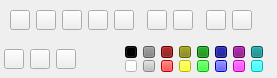
<?xml version="1.0" encoding="UTF-8"?>
<ui version="4.0">
 <class>ToolWidget</class>
 <widget class="QWidget" name="ToolWidget">
  <property name="geometry">
   <rect>
    <x>0</x>
    <y>0</y>
    <width>277</width>
    <height>78</height>
   </rect>
  </property>
  <property name="sizePolicy">
   <sizepolicy hsizetype="Expanding" vsizetype="Expanding">
    <horstretch>0</horstretch>
    <verstretch>0</verstretch>
   </sizepolicy>
  </property>
  <property name="windowTitle">
   <string>Form</string>
  </property>
  <layout class="QVBoxLayout" name="verticalLayout">
   <property name="leftMargin">
    <number>0</number>
   </property>
   <property name="topMargin">
    <number>0</number>
   </property>
   <property name="rightMargin">
    <number>0</number>
   </property>
   <property name="bottomMargin">
    <number>0</number>
   </property>
   <item>
    <widget class="QWidget" name="btnwidget" native="true">
     <property name="sizePolicy">
      <sizepolicy hsizetype="Preferred" vsizetype="Preferred">
       <horstretch>0</horstretch>
       <verstretch>0</verstretch>
      </sizepolicy>
     </property>
     <property name="styleSheet">
      <string notr="true"/>
     </property>
     <layout class="QHBoxLayout" name="horizontalLayout_2">
      <property name="leftMargin">
       <number>6</number>
      </property>
      <property name="topMargin">
       <number>6</number>
      </property>
      <property name="rightMargin">
       <number>6</number>
      </property>
      <property name="bottomMargin">
       <number>0</number>
      </property>
      <item>
       <widget class="QWidget" name="shotbtnwidget" native="true">
        <property name="styleSheet">
         <string notr="true"/>
        </property>
        <layout class="QHBoxLayout" name="horizontalLayout_6">
         <property name="leftMargin">
          <number>4</number>
         </property>
         <property name="topMargin">
          <number>4</number>
         </property>
         <property name="rightMargin">
          <number>4</number>
         </property>
         <property name="bottomMargin">
          <number>4</number>
         </property>
         <item>
          <widget class="QPushButton" name="rectangleBtn">
           <property name="sizePolicy">
            <sizepolicy hsizetype="Fixed" vsizetype="Fixed">
             <horstretch>0</horstretch>
             <verstretch>0</verstretch>
            </sizepolicy>
           </property>
           <property name="minimumSize">
            <size>
             <width>20</width>
             <height>20</height>
            </size>
           </property>
           <property name="maximumSize">
            <size>
             <width>20</width>
             <height>20</height>
            </size>
           </property>
           <property name="toolTip">
            <string>矩形工具</string>
           </property>
           <property name="styleSheet">
            <string notr="true"/>
           </property>
           <property name="text">
            <string/>
           </property>
           <property name="checkable">
            <bool>true</bool>
           </property>
          </widget>
         </item>
         <item>
          <widget class="QPushButton" name="ellipseBtn">
           <property name="sizePolicy">
            <sizepolicy hsizetype="Fixed" vsizetype="Fixed">
             <horstretch>0</horstretch>
             <verstretch>0</verstretch>
            </sizepolicy>
           </property>
           <property name="minimumSize">
            <size>
             <width>20</width>
             <height>20</height>
            </size>
           </property>
           <property name="maximumSize">
            <size>
             <width>20</width>
             <height>20</height>
            </size>
           </property>
           <property name="toolTip">
            <string>椭圆工具</string>
           </property>
           <property name="styleSheet">
            <string notr="true"/>
           </property>
           <property name="text">
            <string/>
           </property>
           <property name="checkable">
            <bool>true</bool>
           </property>
          </widget>
         </item>
         <item>
          <widget class="QPushButton" name="arrowBtn">
           <property name="sizePolicy">
            <sizepolicy hsizetype="Fixed" vsizetype="Fixed">
             <horstretch>0</horstretch>
             <verstretch>0</verstretch>
            </sizepolicy>
           </property>
           <property name="minimumSize">
            <size>
             <width>20</width>
             <height>20</height>
            </size>
           </property>
           <property name="maximumSize">
            <size>
             <width>20</width>
             <height>20</height>
            </size>
           </property>
           <property name="toolTip">
            <string>箭头工具</string>
           </property>
           <property name="styleSheet">
            <string notr="true"/>
           </property>
           <property name="text">
            <string/>
           </property>
           <property name="checkable">
            <bool>true</bool>
           </property>
          </widget>
         </item>
         <item>
          <widget class="QPushButton" name="paintBtn">
           <property name="minimumSize">
            <size>
             <width>20</width>
             <height>20</height>
            </size>
           </property>
           <property name="maximumSize">
            <size>
             <width>20</width>
             <height>20</height>
            </size>
           </property>
           <property name="toolTip">
            <string>画刷工具</string>
           </property>
           <property name="styleSheet">
            <string notr="true"/>
           </property>
           <property name="text">
            <string/>
           </property>
           <property name="checkable">
            <bool>true</bool>
           </property>
          </widget>
         </item>
         <item>
          <widget class="QPushButton" name="texteditbtn">
           <property name="sizePolicy">
            <sizepolicy hsizetype="Fixed" vsizetype="Fixed">
             <horstretch>0</horstretch>
             <verstretch>0</verstretch>
            </sizepolicy>
           </property>
           <property name="minimumSize">
            <size>
             <width>20</width>
             <height>20</height>
            </size>
           </property>
           <property name="maximumSize">
            <size>
             <width>20</width>
             <height>20</height>
            </size>
           </property>
           <property name="toolTip">
            <string>文字工具</string>
           </property>
           <property name="styleSheet">
            <string notr="true"/>
           </property>
           <property name="text">
            <string/>
           </property>
           <property name="checkable">
            <bool>true</bool>
           </property>
          </widget>
         </item>
         <item>
          <widget class="QLabel" name="label">
           <property name="sizePolicy">
            <sizepolicy hsizetype="Fixed" vsizetype="Preferred">
             <horstretch>0</horstretch>
             <verstretch>0</verstretch>
            </sizepolicy>
           </property>
           <property name="minimumSize">
            <size>
             <width>1</width>
             <height>20</height>
            </size>
           </property>
           <property name="maximumSize">
            <size>
             <width>1</width>
             <height>20</height>
            </size>
           </property>
           <property name="styleSheet">
            <string notr="true">background-image: url(:/snapshotimages/separator.png);</string>
           </property>
           <property name="text">
            <string/>
           </property>
          </widget>
         </item>
         <item>
          <widget class="QPushButton" name="cancelBtn">
           <property name="sizePolicy">
            <sizepolicy hsizetype="Fixed" vsizetype="Fixed">
             <horstretch>0</horstretch>
             <verstretch>0</verstretch>
            </sizepolicy>
           </property>
           <property name="minimumSize">
            <size>
             <width>20</width>
             <height>20</height>
            </size>
           </property>
           <property name="maximumSize">
            <size>
             <width>20</width>
             <height>20</height>
            </size>
           </property>
           <property name="toolTip">
            <string>撤销编辑 Ctrl+Z</string>
           </property>
           <property name="text">
            <string/>
           </property>
          </widget>
         </item>
         <item>
          <widget class="QPushButton" name="saveButton">
           <property name="sizePolicy">
            <sizepolicy hsizetype="Fixed" vsizetype="Fixed">
             <horstretch>0</horstretch>
             <verstretch>0</verstretch>
            </sizepolicy>
           </property>
           <property name="minimumSize">
            <size>
             <width>20</width>
             <height>20</height>
            </size>
           </property>
           <property name="maximumSize">
            <size>
             <width>20</width>
             <height>20</height>
            </size>
           </property>
           <property name="cursor">
            <cursorShape>PointingHandCursor</cursorShape>
           </property>
           <property name="toolTip">
            <string>保存 Ctrl+S</string>
           </property>
           <property name="styleSheet">
            <string notr="true"/>
           </property>
           <property name="text">
            <string/>
           </property>
           <property name="iconSize">
            <size>
             <width>30</width>
             <height>30</height>
            </size>
           </property>
           <property name="checkable">
            <bool>true</bool>
           </property>
          </widget>
         </item>
         <item>
          <widget class="QLabel" name="label_2">
           <property name="sizePolicy">
            <sizepolicy hsizetype="Fixed" vsizetype="Preferred">
             <horstretch>0</horstretch>
             <verstretch>0</verstretch>
            </sizepolicy>
           </property>
           <property name="minimumSize">
            <size>
             <width>1</width>
             <height>0</height>
            </size>
           </property>
           <property name="maximumSize">
            <size>
             <width>1</width>
             <height>16777215</height>
            </size>
           </property>
           <property name="styleSheet">
            <string notr="true">background-image: url(:/snapshotimages/separator.png);</string>
           </property>
           <property name="text">
            <string/>
           </property>
          </widget>
         </item>
         <item>
          <widget class="QPushButton" name="closeButton">
           <property name="sizePolicy">
            <sizepolicy hsizetype="Fixed" vsizetype="Fixed">
             <horstretch>0</horstretch>
             <verstretch>0</verstretch>
            </sizepolicy>
           </property>
           <property name="minimumSize">
            <size>
             <width>20</width>
             <height>20</height>
            </size>
           </property>
           <property name="maximumSize">
            <size>
             <width>20</width>
             <height>20</height>
            </size>
           </property>
           <property name="cursor">
            <cursorShape>PointingHandCursor</cursorShape>
           </property>
           <property name="toolTip">
            <string>退出截图 Esc</string>
           </property>
           <property name="styleSheet">
            <string notr="true"/>
           </property>
           <property name="text">
            <string/>
           </property>
           <property name="iconSize">
            <size>
             <width>17</width>
             <height>17</height>
            </size>
           </property>
           <property name="checkable">
            <bool>true</bool>
           </property>
          </widget>
         </item>
         <item>
          <widget class="QPushButton" name="okButton">
           <property name="sizePolicy">
            <sizepolicy hsizetype="Fixed" vsizetype="Fixed">
             <horstretch>0</horstretch>
             <verstretch>0</verstretch>
            </sizepolicy>
           </property>
           <property name="minimumSize">
            <size>
             <width>20</width>
             <height>20</height>
            </size>
           </property>
           <property name="maximumSize">
            <size>
             <width>20</width>
             <height>20</height>
            </size>
           </property>
           <property name="cursor">
            <cursorShape>PointingHandCursor</cursorShape>
           </property>
           <property name="toolTip">
            <string>完成截图</string>
           </property>
           <property name="styleSheet">
            <string notr="true"/>
           </property>
           <property name="text">
            <string/>
           </property>
           <property name="checkable">
            <bool>true</bool>
           </property>
          </widget>
         </item>
        </layout>
       </widget>
      </item>
      <item>
       <spacer name="horizontalSpacer">
        <property name="orientation">
         <enum>Qt::Horizontal</enum>
        </property>
        <property name="sizeHint" stdset="0">
         <size>
          <width>40</width>
          <height>20</height>
         </size>
        </property>
       </spacer>
      </item>
     </layout>
    </widget>
   </item>
   <item>
    <widget class="QWidget" name="settingwidget" native="true">
     <property name="sizePolicy">
      <sizepolicy hsizetype="Preferred" vsizetype="Preferred">
       <horstretch>0</horstretch>
       <verstretch>0</verstretch>
      </sizepolicy>
     </property>
     <property name="styleSheet">
      <string notr="true"/>
     </property>
     <layout class="QHBoxLayout" name="horizontalLayout">
      <property name="leftMargin">
       <number>0</number>
      </property>
      <property name="topMargin">
       <number>0</number>
      </property>
      <property name="rightMargin">
       <number>0</number>
      </property>
      <property name="bottomMargin">
       <number>0</number>
      </property>
      <item>
       <widget class="QWidget" name="settingbtmwidget" native="true">
        <property name="styleSheet">
         <string notr="true"/>
        </property>
        <layout class="QHBoxLayout" name="horizontalLayout_5">
         <property name="leftMargin">
          <number>4</number>
         </property>
         <property name="topMargin">
          <number>4</number>
         </property>
         <property name="rightMargin">
          <number>4</number>
         </property>
         <property name="bottomMargin">
          <number>4</number>
         </property>
         <item>
          <widget class="QWidget" name="widthsettingwidget" native="true">
           <property name="sizePolicy">
            <sizepolicy hsizetype="Fixed" vsizetype="Fixed">
             <horstretch>0</horstretch>
             <verstretch>0</verstretch>
            </sizepolicy>
           </property>
           <layout class="QHBoxLayout" name="horizontalLayout_3">
            <property name="leftMargin">
             <number>0</number>
            </property>
            <property name="topMargin">
             <number>0</number>
            </property>
            <property name="rightMargin">
             <number>0</number>
            </property>
            <property name="bottomMargin">
             <number>0</number>
            </property>
            <item>
             <widget class="QPushButton" name="swidthBtn">
              <property name="sizePolicy">
               <sizepolicy hsizetype="Fixed" vsizetype="Fixed">
                <horstretch>0</horstretch>
                <verstretch>0</verstretch>
               </sizepolicy>
              </property>
              <property name="minimumSize">
               <size>
                <width>20</width>
                <height>20</height>
               </size>
              </property>
              <property name="maximumSize">
               <size>
                <width>20</width>
                <height>20</height>
               </size>
              </property>
              <property name="styleSheet">
               <string notr="true"/>
              </property>
              <property name="text">
               <string/>
              </property>
              <property name="checkable">
               <bool>true</bool>
              </property>
             </widget>
            </item>
            <item>
             <widget class="QPushButton" name="mwidthBtn">
              <property name="sizePolicy">
               <sizepolicy hsizetype="Fixed" vsizetype="Fixed">
                <horstretch>0</horstretch>
                <verstretch>0</verstretch>
               </sizepolicy>
              </property>
              <property name="minimumSize">
               <size>
                <width>20</width>
                <height>20</height>
               </size>
              </property>
              <property name="maximumSize">
               <size>
                <width>20</width>
                <height>20</height>
               </size>
              </property>
              <property name="styleSheet">
               <string notr="true"/>
              </property>
              <property name="text">
               <string/>
              </property>
              <property name="checkable">
               <bool>true</bool>
              </property>
             </widget>
            </item>
            <item>
             <widget class="QPushButton" name="bwidthBtn">
              <property name="sizePolicy">
               <sizepolicy hsizetype="Fixed" vsizetype="Fixed">
                <horstretch>0</horstretch>
                <verstretch>0</verstretch>
               </sizepolicy>
              </property>
              <property name="minimumSize">
               <size>
                <width>20</width>
                <height>20</height>
               </size>
              </property>
              <property name="maximumSize">
               <size>
                <width>20</width>
                <height>20</height>
               </size>
              </property>
              <property name="styleSheet">
               <string notr="true"/>
              </property>
              <property name="text">
               <string/>
              </property>
              <property name="checkable">
               <bool>true</bool>
              </property>
             </widget>
            </item>
           </layout>
          </widget>
         </item>
         <item>
          <widget class="QWidget" name="colorsettingwidget" native="true">
           <layout class="QHBoxLayout" name="horizontalLayout_4">
            <property name="spacing">
             <number>6</number>
            </property>
            <property name="leftMargin">
             <number>0</number>
            </property>
            <property name="topMargin">
             <number>0</number>
            </property>
            <property name="rightMargin">
             <number>0</number>
            </property>
            <property name="bottomMargin">
             <number>0</number>
            </property>
            <item>
             <widget class="QLabel" name="label_3">
              <property name="sizePolicy">
               <sizepolicy hsizetype="Fixed" vsizetype="Fixed">
                <horstretch>0</horstretch>
                <verstretch>0</verstretch>
               </sizepolicy>
              </property>
              <property name="minimumSize">
               <size>
                <width>1</width>
                <height>0</height>
               </size>
              </property>
              <property name="maximumSize">
               <size>
                <width>1</width>
                <height>16777215</height>
               </size>
              </property>
              <property name="styleSheet">
               <string notr="true">background-image: url(:/snapshotimages/separator.png);</string>
              </property>
              <property name="text">
               <string/>
              </property>
             </widget>
            </item>
            <item>
             <widget class="QLabel" name="selectcolorlabel">
              <property name="sizePolicy">
               <sizepolicy hsizetype="Fixed" vsizetype="Fixed">
                <horstretch>0</horstretch>
                <verstretch>0</verstretch>
               </sizepolicy>
              </property>
              <property name="minimumSize">
               <size>
                <width>30</width>
                <height>30</height>
               </size>
              </property>
              <property name="maximumSize">
               <size>
                <width>30</width>
                <height>30</height>
               </size>
              </property>
              <property name="text">
               <string/>
              </property>
             </widget>
            </item>
            <item>
             <widget class="QWidget" name="widget" native="true">
              <layout class="QGridLayout" name="gridLayout" rowstretch="0,0,0" columnstretch="0,0,0,0,0,0,0,0,0">
               <property name="leftMargin">
                <number>0</number>
               </property>
               <property name="topMargin">
                <number>0</number>
               </property>
               <property name="rightMargin">
                <number>0</number>
               </property>
               <property name="bottomMargin">
                <number>0</number>
               </property>
               <property name="horizontalSpacing">
                <number>6</number>
               </property>
               <property name="verticalSpacing">
                <number>0</number>
               </property>
               <item row="2" column="0">
                <widget class="QPushButton" name="whitebtn">
                 <property name="sizePolicy">
                  <sizepolicy hsizetype="Fixed" vsizetype="Fixed">
                   <horstretch>0</horstretch>
                   <verstretch>0</verstretch>
                  </sizepolicy>
                 </property>
                 <property name="minimumSize">
                  <size>
                   <width>12</width>
                   <height>12</height>
                  </size>
                 </property>
                 <property name="maximumSize">
                  <size>
                   <width>12</width>
                   <height>12</height>
                  </size>
                 </property>
                 <property name="styleSheet">
                  <string notr="true">background-color: rgb(255, 255, 255);</string>
                 </property>
                 <property name="text">
                  <string/>
                 </property>
                </widget>
               </item>
               <item row="2" column="1">
                <widget class="QPushButton" name="graybtn">
                 <property name="sizePolicy">
                  <sizepolicy hsizetype="Fixed" vsizetype="Fixed">
                   <horstretch>0</horstretch>
                   <verstretch>0</verstretch>
                  </sizepolicy>
                 </property>
                 <property name="minimumSize">
                  <size>
                   <width>12</width>
                   <height>12</height>
                  </size>
                 </property>
                 <property name="maximumSize">
                  <size>
                   <width>12</width>
                   <height>12</height>
                  </size>
                 </property>
                 <property name="styleSheet">
                  <string notr="true">background-color: rgb(192, 192, 192);</string>
                 </property>
                 <property name="text">
                  <string/>
                 </property>
                </widget>
               </item>
               <item row="0" column="2">
                <widget class="QPushButton" name="drakredbtn">
                 <property name="sizePolicy">
                  <sizepolicy hsizetype="Fixed" vsizetype="Fixed">
                   <horstretch>0</horstretch>
                   <verstretch>0</verstretch>
                  </sizepolicy>
                 </property>
                 <property name="minimumSize">
                  <size>
                   <width>12</width>
                   <height>12</height>
                  </size>
                 </property>
                 <property name="maximumSize">
                  <size>
                   <width>12</width>
                   <height>12</height>
                  </size>
                 </property>
                 <property name="styleSheet">
                  <string notr="true">background-color: rgb(128, 0, 0);</string>
                 </property>
                 <property name="text">
                  <string/>
                 </property>
                </widget>
               </item>
               <item row="2" column="2">
                <widget class="QPushButton" name="redbtn">
                 <property name="sizePolicy">
                  <sizepolicy hsizetype="Fixed" vsizetype="Fixed">
                   <horstretch>0</horstretch>
                   <verstretch>0</verstretch>
                  </sizepolicy>
                 </property>
                 <property name="minimumSize">
                  <size>
                   <width>12</width>
                   <height>12</height>
                  </size>
                 </property>
                 <property name="maximumSize">
                  <size>
                   <width>12</width>
                   <height>12</height>
                  </size>
                 </property>
                 <property name="styleSheet">
                  <string notr="true">background-color: rgb(255, 0, 0);</string>
                 </property>
                 <property name="text">
                  <string/>
                 </property>
                </widget>
               </item>
               <item row="0" column="0">
                <widget class="QPushButton" name="blackbtn">
                 <property name="sizePolicy">
                  <sizepolicy hsizetype="Fixed" vsizetype="Fixed">
                   <horstretch>0</horstretch>
                   <verstretch>0</verstretch>
                  </sizepolicy>
                 </property>
                 <property name="minimumSize">
                  <size>
                   <width>12</width>
                   <height>12</height>
                  </size>
                 </property>
                 <property name="maximumSize">
                  <size>
                   <width>12</width>
                   <height>12</height>
                  </size>
                 </property>
                 <property name="styleSheet">
                  <string notr="true">background-color: rgb(0, 0, 0);
color: rgb(0, 0, 0);</string>
                 </property>
                 <property name="text">
                  <string/>
                 </property>
                </widget>
               </item>
               <item row="0" column="1">
                <widget class="QPushButton" name="drakgraybtn">
                 <property name="sizePolicy">
                  <sizepolicy hsizetype="Fixed" vsizetype="Fixed">
                   <horstretch>0</horstretch>
                   <verstretch>0</verstretch>
                  </sizepolicy>
                 </property>
                 <property name="minimumSize">
                  <size>
                   <width>12</width>
                   <height>12</height>
                  </size>
                 </property>
                 <property name="maximumSize">
                  <size>
                   <width>12</width>
                   <height>12</height>
                  </size>
                 </property>
                 <property name="styleSheet">
                  <string notr="true">background-color: rgb(128, 128, 128);</string>
                 </property>
                 <property name="text">
                  <string/>
                 </property>
                </widget>
               </item>
               <item row="0" column="4">
                <widget class="QPushButton" name="drakyellowbtn">
                 <property name="sizePolicy">
                  <sizepolicy hsizetype="Fixed" vsizetype="Fixed">
                   <horstretch>0</horstretch>
                   <verstretch>0</verstretch>
                  </sizepolicy>
                 </property>
                 <property name="minimumSize">
                  <size>
                   <width>12</width>
                   <height>12</height>
                  </size>
                 </property>
                 <property name="maximumSize">
                  <size>
                   <width>12</width>
                   <height>12</height>
                  </size>
                 </property>
                 <property name="styleSheet">
                  <string notr="true">background-color: rgb(128, 128, 0);</string>
                 </property>
                 <property name="text">
                  <string/>
                 </property>
                </widget>
               </item>
               <item row="2" column="4">
                <widget class="QPushButton" name="yellowbtn">
                 <property name="sizePolicy">
                  <sizepolicy hsizetype="Fixed" vsizetype="Fixed">
                   <horstretch>0</horstretch>
                   <verstretch>0</verstretch>
                  </sizepolicy>
                 </property>
                 <property name="minimumSize">
                  <size>
                   <width>12</width>
                   <height>12</height>
                  </size>
                 </property>
                 <property name="maximumSize">
                  <size>
                   <width>12</width>
                   <height>12</height>
                  </size>
                 </property>
                 <property name="styleSheet">
                  <string notr="true">background-color: rgb(255, 255, 0);</string>
                 </property>
                 <property name="text">
                  <string/>
                 </property>
                </widget>
               </item>
               <item row="0" column="5">
                <widget class="QPushButton" name="drakgreenbtn">
                 <property name="sizePolicy">
                  <sizepolicy hsizetype="Fixed" vsizetype="Fixed">
                   <horstretch>0</horstretch>
                   <verstretch>0</verstretch>
                  </sizepolicy>
                 </property>
                 <property name="minimumSize">
                  <size>
                   <width>12</width>
                   <height>12</height>
                  </size>
                 </property>
                 <property name="maximumSize">
                  <size>
                   <width>12</width>
                   <height>12</height>
                  </size>
                 </property>
                 <property name="styleSheet">
                  <string notr="true">background-color: rgb(0, 128, 0);</string>
                 </property>
                 <property name="text">
                  <string/>
                 </property>
                </widget>
               </item>
               <item row="2" column="5">
                <widget class="QPushButton" name="greenbtn">
                 <property name="sizePolicy">
                  <sizepolicy hsizetype="Fixed" vsizetype="Fixed">
                   <horstretch>0</horstretch>
                   <verstretch>0</verstretch>
                  </sizepolicy>
                 </property>
                 <property name="minimumSize">
                  <size>
                   <width>12</width>
                   <height>12</height>
                  </size>
                 </property>
                 <property name="maximumSize">
                  <size>
                   <width>12</width>
                   <height>12</height>
                  </size>
                 </property>
                 <property name="styleSheet">
                  <string notr="true">background-color: rgb(0, 255, 0);</string>
                 </property>
                 <property name="text">
                  <string/>
                 </property>
                </widget>
               </item>
               <item row="0" column="6">
                <widget class="QPushButton" name="drakbluebtn">
                 <property name="sizePolicy">
                  <sizepolicy hsizetype="Fixed" vsizetype="Fixed">
                   <horstretch>0</horstretch>
                   <verstretch>0</verstretch>
                  </sizepolicy>
                 </property>
                 <property name="minimumSize">
                  <size>
                   <width>12</width>
                   <height>12</height>
                  </size>
                 </property>
                 <property name="maximumSize">
                  <size>
                   <width>12</width>
                   <height>12</height>
                  </size>
                 </property>
                 <property name="styleSheet">
                  <string notr="true">background-color: rgb(0, 0, 128);</string>
                 </property>
                 <property name="text">
                  <string/>
                 </property>
                </widget>
               </item>
               <item row="2" column="6">
                <widget class="QPushButton" name="bluebtn">
                 <property name="sizePolicy">
                  <sizepolicy hsizetype="Fixed" vsizetype="Fixed">
                   <horstretch>0</horstretch>
                   <verstretch>0</verstretch>
                  </sizepolicy>
                 </property>
                 <property name="minimumSize">
                  <size>
                   <width>12</width>
                   <height>12</height>
                  </size>
                 </property>
                 <property name="maximumSize">
                  <size>
                   <width>12</width>
                   <height>12</height>
                  </size>
                 </property>
                 <property name="styleSheet">
                  <string notr="true">background-color: rgb(0, 0, 255);</string>
                 </property>
                 <property name="text">
                  <string/>
                 </property>
                </widget>
               </item>
               <item row="0" column="7">
                <widget class="QPushButton" name="drakpinkbtn">
                 <property name="sizePolicy">
                  <sizepolicy hsizetype="Fixed" vsizetype="Fixed">
                   <horstretch>0</horstretch>
                   <verstretch>0</verstretch>
                  </sizepolicy>
                 </property>
                 <property name="minimumSize">
                  <size>
                   <width>12</width>
                   <height>12</height>
                  </size>
                 </property>
                 <property name="maximumSize">
                  <size>
                   <width>12</width>
                   <height>12</height>
                  </size>
                 </property>
                 <property name="styleSheet">
                  <string notr="true">background-color: rgb(128, 0, 128);</string>
                 </property>
                 <property name="text">
                  <string/>
                 </property>
                </widget>
               </item>
               <item row="2" column="7">
                <widget class="QPushButton" name="pinkbtn">
                 <property name="sizePolicy">
                  <sizepolicy hsizetype="Fixed" vsizetype="Fixed">
                   <horstretch>0</horstretch>
                   <verstretch>0</verstretch>
                  </sizepolicy>
                 </property>
                 <property name="minimumSize">
                  <size>
                   <width>12</width>
                   <height>12</height>
                  </size>
                 </property>
                 <property name="maximumSize">
                  <size>
                   <width>12</width>
                   <height>12</height>
                  </size>
                 </property>
                 <property name="styleSheet">
                  <string notr="true">background-color: rgb(255, 0, 255);</string>
                 </property>
                 <property name="text">
                  <string/>
                 </property>
                </widget>
               </item>
               <item row="0" column="8">
                <widget class="QPushButton" name="color1btn">
                 <property name="sizePolicy">
                  <sizepolicy hsizetype="Fixed" vsizetype="Fixed">
                   <horstretch>0</horstretch>
                   <verstretch>0</verstretch>
                  </sizepolicy>
                 </property>
                 <property name="minimumSize">
                  <size>
                   <width>12</width>
                   <height>12</height>
                  </size>
                 </property>
                 <property name="maximumSize">
                  <size>
                   <width>12</width>
                   <height>12</height>
                  </size>
                 </property>
                 <property name="styleSheet">
                  <string notr="true">background-color: rgb(0, 128, 128);</string>
                 </property>
                 <property name="text">
                  <string/>
                 </property>
                </widget>
               </item>
               <item row="2" column="8">
                <widget class="QPushButton" name="color2btn">
                 <property name="sizePolicy">
                  <sizepolicy hsizetype="Fixed" vsizetype="Fixed">
                   <horstretch>0</horstretch>
                   <verstretch>0</verstretch>
                  </sizepolicy>
                 </property>
                 <property name="minimumSize">
                  <size>
                   <width>12</width>
                   <height>12</height>
                  </size>
                 </property>
                 <property name="maximumSize">
                  <size>
                   <width>12</width>
                   <height>12</height>
                  </size>
                 </property>
                 <property name="styleSheet">
                  <string notr="true">background-color: rgb(0, 255, 255);</string>
                 </property>
                 <property name="text">
                  <string/>
                 </property>
                </widget>
               </item>
              </layout>
             </widget>
            </item>
           </layout>
          </widget>
         </item>
        </layout>
       </widget>
      </item>
      <item>
       <spacer name="horizontalSpacer_2">
        <property name="orientation">
         <enum>Qt::Horizontal</enum>
        </property>
        <property name="sizeHint" stdset="0">
         <size>
          <width>40</width>
          <height>20</height>
         </size>
        </property>
       </spacer>
      </item>
     </layout>
    </widget>
   </item>
  </layout>
 </widget>
 <resources/>
 <connections/>
</ui>
